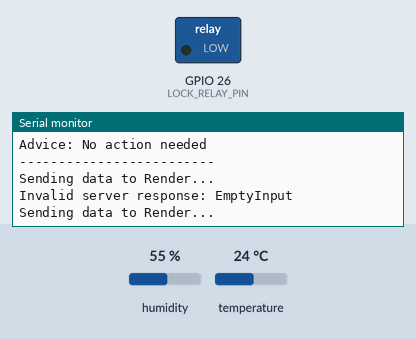
Recording of a sketch running on a simulated ESP32. Shown: switched loads named in the sketch (green lamp = pin HIGH), the last lines printed to the serial monitor. The test bench sets the inputs (shaded band); at power-on: humidity 55 %, temperature 24 °C. WiFi joins after 1.5 s; servers stay silent unless stated; uploads are accepted with an empty reply.

Above: at 3.2 s.
3.3 s: humidity set to 22 %
At 4.6 s:
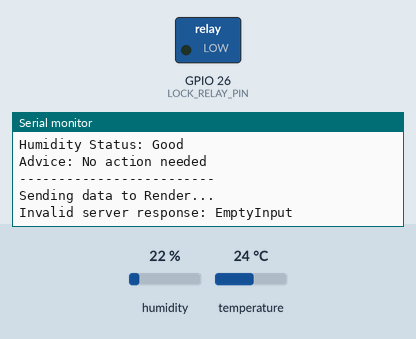
8.1 s: temperature set to 12 °C
At 9.7 s:
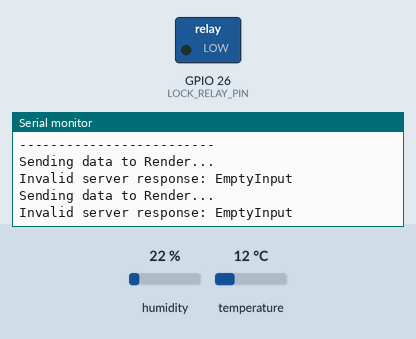
Timing chart, 0 to 11.2 s (numbered marks = the images above; inputs shaded):
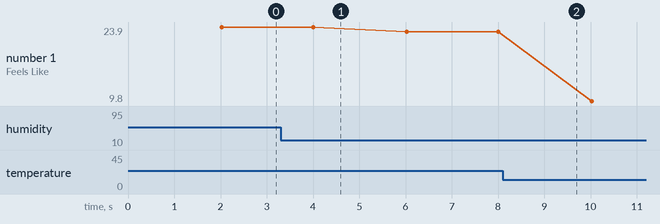

Measured:
- plotted number 1: 23.9 → 23 after the input at 3.3 s, 23 → 9.8 after the input at 8.1 s

The sketch:

dht.ino
```cpp
/*
  SMART ROOM - ESP32 + DHT11 + Door Lock + LED Strip + Fan

  Connected to online Render server:
  https://smart-room-exsy.onrender.com

  Sends:
    room.report
    door.check
    light.check
    fan.check

  Libraries required:
    1. DHT sensor library by Adafruit
    2. ArduinoJson version 7
    3. WiFiClientSecure (included with ESP32 board package)
    4. HTTPClient (included with ESP32 board package)
*/

// ---------------- Libraries ----------------

#include <WiFi.h>
#include <WiFiClientSecure.h>
#include <HTTPClient.h>
#include <DHT.h>
#include <ArduinoJson.h>

// ---------------- WiFi Settings ----------------

// Enter your WiFi name and password here.
// ESP32 requires a 2.4 GHz WiFi network.

const char* WIFI_SSID = "Alizaib jatoi";
const char* WIFI_PASSWORD = "Alizaib777";

// ---------------- Render Server ----------------

const char* SERVER_URL =
  "https://smart-room-exsy.onrender.com/rpc";

// ---------------- DHT11 Sensor ----------------

#define DHT_PIN 4
#define DHT_TYPE DHT11

DHT dht(DHT_PIN, DHT_TYPE);

// ---------------- Relay Settings ----------------

#define LOCK_RELAY_PIN 26

const bool LOCK_RELAY_ACTIVE_LOW = false;

const unsigned long MAX_UNLOCK_MS = 10000;

// Light and fan relay settings

struct Switch {
  const char* name;
  const char* label;
  int pin;
  bool activeLow;
  bool on;
};

Switch switches[] = {
  { "light", "Light", 27, true, false },
  { "fan", "Fan", 25, true, false }
};

const int SWITCH_COUNT =
  sizeof(switches) / sizeof(switches[0]);

// ---------------- Timing ----------------

const unsigned long READ_INTERVAL_MS = 2000;
const unsigned long SYNC_INTERVAL_MS = 1000;

// ---------------- Room Reading ----------------

struct Reading {
  bool valid = false;
  float t = 0;
  float h = 0;
  float feels = 0;

  const char* tStat = "";
  const char* hStat = "";

  String adv = "";
};

Reading room;

bool lockOpen = false;

unsigned long unlockStart = 0;
unsigned long unlockFor = 0;

// ---------------- Temperature Status ----------------

const char* tempStatus(float feels) {

  if (feels < 18) return "Cold";
  if (feels < 26) return "Comfortable";
  if (feels < 30) return "Warm";
  if (feels < 35) return "Hot";

  return "Too hot";
}

// ---------------- Humidity Status ----------------

const char* humidityStatus(float h) {

  if (h < 30) return "Dry";
  if (h <= 60) return "Good";
  if (h <= 70) return "A bit humid";

  return "Too humid";
}

// ---------------- Room Advice ----------------

String advice(float feels, float h) {

  String temp = "";

  if (feels >= 30)
    temp = "Turn on the AC";

  else if (feels >= 26)
    temp = "Turn on the fan";

  else if (feels < 18)
    temp = "Turn off the AC/fan";

  String humid = "";

  if (h > 70)
    humid = "Open the windows for fresh air";

  else if (h < 30)
    humid = "Air is dry - drink water";

  if (temp.length() && humid.length())
    return temp + ". " + humid;

  if (temp.length())
    return temp;

  if (humid.length())
    return humid;

  return "No action needed";
}

// ---------------- Read DHT11 ----------------

void readRoom() {

  float t = dht.readTemperature();
  float h = dht.readHumidity();

  if (isnan(t) || isnan(h)) {

    Serial.println("Sensor error - check DHT11 wiring");

    room.valid = false;
    return;
  }

  room.t = t;
  room.h = h;

  room.feels = dht.computeHeatIndex(t, h, false);

  room.tStat = tempStatus(room.feels);
  room.hStat = humidityStatus(h);

  room.adv = advice(room.feels, h);

  room.valid = true;

  Serial.println("\n----- ROOM READINGS -----");

  Serial.printf("Temperature: %.1f C\n", room.t);
  Serial.printf("Humidity: %.0f %%\n", room.h);
  Serial.printf("Feels Like: %.1f C\n", room.feels);

  Serial.printf("Temperature Status: %s\n", room.tStat);
  Serial.printf("Humidity Status: %s\n", room.hStat);

  Serial.printf("Advice: %s\n", room.adv.c_str());

  Serial.println("-------------------------");
}

// ---------------- Relay Control ----------------

void relayWrite(int pin, bool activeLow, bool on) {

  if (activeLow && !on) {

    pinMode(pin, INPUT);
    return;
  }

  pinMode(pin, OUTPUT);

  digitalWrite(
    pin,
    (on != activeLow) ? HIGH : LOW
  );
}

// ---------------- Door Lock ----------------

void setLock(bool open) {

  if (open == lockOpen) return;

  lockOpen = open;

  relayWrite(
    LOCK_RELAY_PIN,
    LOCK_RELAY_ACTIVE_LOW,
    open
  );

  Serial.println(
    open ? "Door UNLOCKED" : "Door locked"
  );
}

void openLockFor(unsigned long ms) {

  if (ms == 0) {

    setLock(false);
    return;
  }

  unlockStart = millis();

  unlockFor = min(ms, MAX_UNLOCK_MS);

  setLock(true);
}

void checkUnlockTimer() {

  if (
    lockOpen &&
    millis() - unlockStart >= unlockFor
  ) {

    setLock(false);
  }
}

// ---------------- Light and Fan ----------------

void setSwitch(Switch& s, bool on) {

  if (on == s.on) return;

  s.on = on;

  relayWrite(
    s.pin,
    s.activeLow,
    on
  );

  Serial.printf(
    "%s %s\n",
    s.label,
    on ? "ON" : "OFF"
  );
}

// ---------------- WiFi Connection ----------------

void printWiFiProblem() {

  switch (WiFi.status()) {

    case WL_NO_SSID_AVAIL:

      Serial.println(
        "WiFi name not found. Check your WiFi name and 2.4 GHz network."
      );

      break;

    case WL_CONNECT_FAILED:

      Serial.println(
        "WiFi connection failed. Check your password."
      );

      break;

    default:

      Serial.println(
        "WiFi not connected. Trying again..."
      );

      break;
  }
}

void connectWiFi() {

  Serial.printf(
    "Connecting to WiFi: %s\n",
    WIFI_SSID
  );

  WiFi.mode(WIFI_STA);

  WiFi.begin(
    WIFI_SSID,
    WIFI_PASSWORD
  );

  unsigned long start = millis();

  while (
    WiFi.status() != WL_CONNECTED &&
    millis() - start < 15000
  ) {

    delay(500);
    Serial.print(".");
  }

  Serial.println();

  if (WiFi.status() == WL_CONNECTED) {

    Serial.println("WiFi connected!");

    Serial.print("ESP32 IP: ");
    Serial.println(WiFi.localIP());

  } else {

    printWiFiProblem();
  }
}

// ---------------- Maintain WiFi ----------------

void keepWiFiConnected() {

  static unsigned long lastTry = 0;

  if (WiFi.status() == WL_CONNECTED)
    return;

  if (millis() - lastTry < 15000)
    return;

  lastTry = millis();

  printWiFiProblem();

  WiFi.disconnect();
  WiFi.begin(WIFI_SSID, WIFI_PASSWORD);
}

// ---------------- Send Data to Render ----------------

void syncWithServer() {

  static bool serverOk = true;

  if (WiFi.status() != WL_CONNECTED)
    return;

  // Build JSON-RPC batch request

  JsonDocument req;

  // Room temperature and humidity

  if (room.valid) {

    JsonObject report = req.add<JsonObject>();

    report["jsonrpc"] = "2.0";
    report["method"] = "room.report";
    report["id"] = 1;

    JsonObject p =
      report["params"].to<JsonObject>();

    p["temperature"] = room.t;
    p["humidity"] = room.h;
    p["feelsLike"] = room.feels;

    p["tempStatus"] = room.tStat;
    p["humidityStatus"] = room.hStat;

    p["advice"] = room.adv;
  }

  // Door status

  JsonObject check = req.add<JsonObject>();

  check["jsonrpc"] = "2.0";
  check["method"] = "door.check";
  check["id"] = 2;

  check["params"]["open"] = lockOpen;

  // Light and fan status

  for (int i = 0; i < SWITCH_COUNT; i++) {

    JsonObject sw = req.add<JsonObject>();

    sw["jsonrpc"] = "2.0";

    sw["method"] =
      String(switches[i].name) + ".check";

    sw["id"] = 10 + i;

    sw["params"]["on"] = switches[i].on;
  }

  // Convert JSON into a string

  String body;

  serializeJson(req, body);

  // Connect to Render using HTTPS

  WiFiClientSecure client;

  // Testing only: skips HTTPS certificate verification.
  // Replace with proper certificate verification before production use.

  client.setInsecure();

  HTTPClient http;

  if (!http.begin(client, SERVER_URL)) {

    Serial.println("Could not start HTTPS connection.");
    return;
  }

  http.setConnectTimeout(60000);
  http.setTimeout(60000);

  http.addHeader(
    "Content-Type",
    "application/json"
  );

  Serial.println("\nSending data to Render...");

  int code = http.POST(body);

  // Check HTTP response

  if (code != 200) {

    if (serverOk) {

      if (code > 0) {

        Serial.printf(
          "Render HTTP Error: %d\n",
          code
        );

        Serial.println(http.getString());

      } else {

        Serial.printf(
          "Could not reach Render: %s\n",
          http.errorToString(code).c_str()
        );
      }
    }

    serverOk = false;

    http.end();
    return;
  }

  // Read server response

  String response = http.getString();

  http.end();

  JsonDocument res;

  DeserializationError err =
    deserializeJson(res, response);

  if (err) {

    Serial.printf(
      "Invalid server response: %s\n",
      err.c_str()
    );

    return;
  }

  if (!serverOk) {

    Serial.println(
      "Connected to Render successfully!"
    );
  }

  serverOk = true;

  // Process server commands

  for (JsonObject reply : res.as<JsonArray>()) {

    if (!reply["error"].isNull()) {

      Serial.printf(
        "Server error: %s\n",
        reply["error"]["message"] | "unknown"
      );

      continue;
    }

    int id = reply["id"] | 0;

    // Door command

    if (id == 2) {

      unsigned long ms =
        reply["result"]["unlockMs"] | 0UL;

      openLockFor(ms);
    }

    // Light and fan commands

    else if (
      id >= 10 &&
      id < 10 + SWITCH_COUNT
    ) {

      setSwitch(
        switches[id - 10],
        reply["result"]["on"] | false
      );
    }
  }
}

// ---------------- Main Setup ----------------

void setup() {

  Serial.begin(115200);

  delay(500);

  Serial.println();
  Serial.println("SMART ROOM STARTING...");

  // Keep door locked

  relayWrite(
    LOCK_RELAY_PIN,
    LOCK_RELAY_ACTIVE_LOW,
    false
  );

  // Keep light and fan OFF

  for (int i = 0; i < SWITCH_COUNT; i++) {

    relayWrite(
      switches[i].pin,
      switches[i].activeLow,
      false
    );
  }

  // Start DHT11

  dht.begin();

  // Connect WiFi

  connectWiFi();
}

// ---------------- Main Loop ----------------

void loop() {

  static unsigned long lastRead = 0;
  static unsigned long lastSync = 0;

  keepWiFiConnected();

  checkUnlockTimer();

  // Read sensor every 2 seconds

  if (
    millis() - lastRead >= READ_INTERVAL_MS
  ) {

    lastRead = millis();

    readRoom();
  }

  // Communicate with Render every second

  if (
    millis() - lastSync >= SYNC_INTERVAL_MS
  ) {

    lastSync = millis();

    syncWithServer();
  }
}
```
